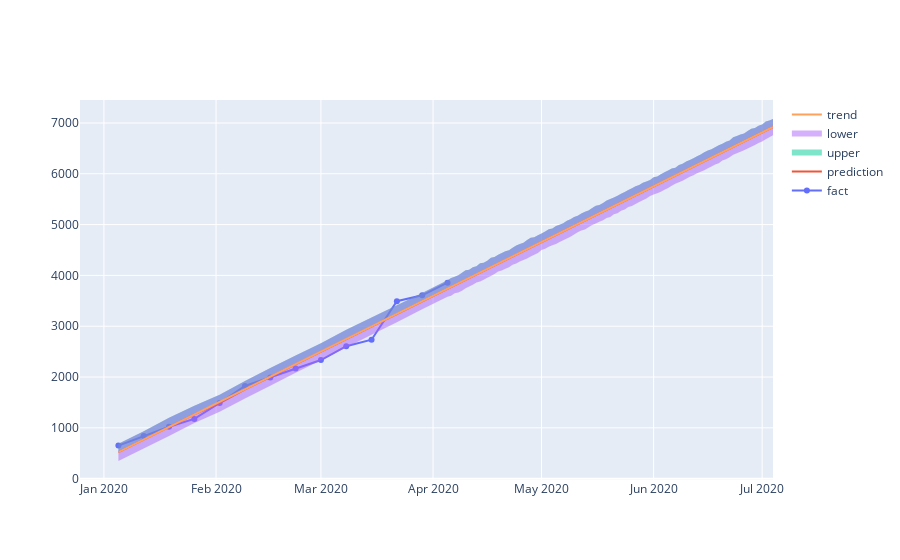

The notebook cell saved with this chart:
### Code cell
iplot([
    go.Scatter(x=df['ds'], y=df['y'], name='fact'),
    go.Scatter(x=forecast['ds'], y=forecast['yhat'], name='prediction'),
    go.Scatter(x=forecast['ds'], y=forecast['yhat_upper'], fill='tonexty', mode='none', name='upper'),
    go.Scatter(x=forecast['ds'], y=forecast['yhat_lower'], fill='tonexty', mode='none', name='lower'),
    go.Scatter(x=forecast['ds'], y=forecast['trend'], name='trend')
])
